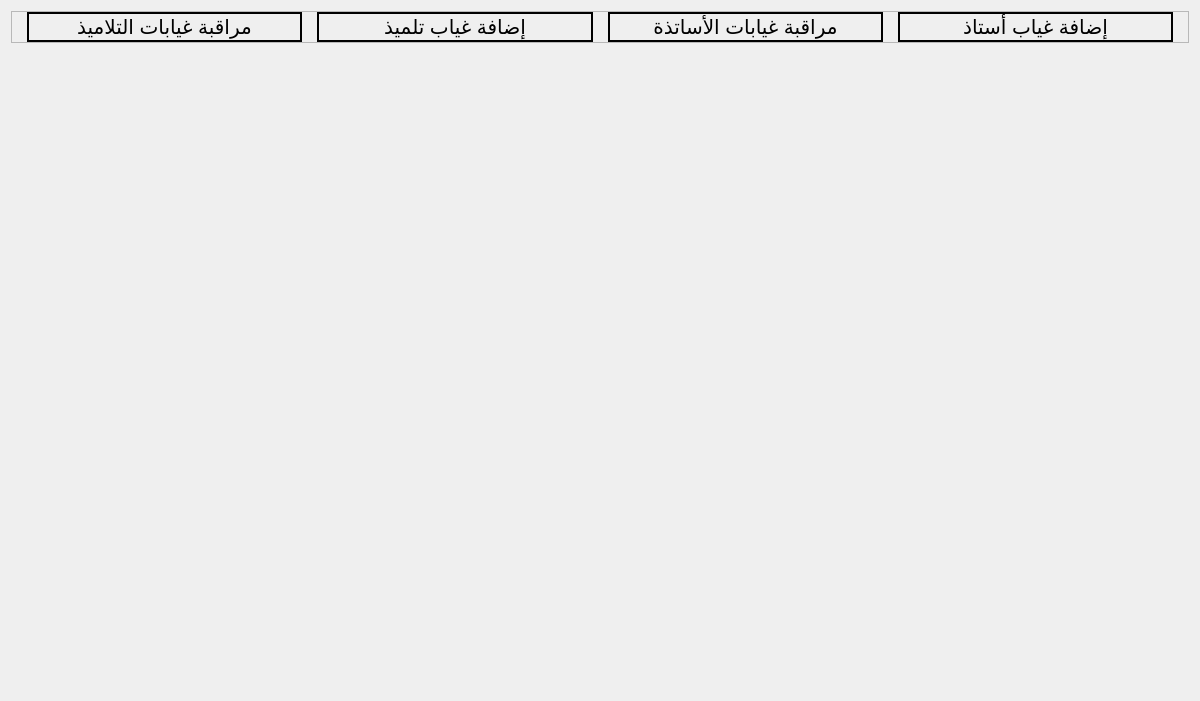
<?xml version="1.0" encoding="UTF-8"?>
<ui version="4.0">
 <class>absents</class>
 <widget class="QWidget" name="absents">
  <property name="geometry">
   <rect>
    <x>0</x>
    <y>0</y>
    <width>1200</width>
    <height>701</height>
   </rect>
  </property>
  <property name="windowTitle">
   <string>Form</string>
  </property>
  <layout class="QVBoxLayout" name="verticalLayout">
   <item>
    <widget class="QFrame" name="frame">
     <property name="frameShape">
      <enum>QFrame::Shape::StyledPanel</enum>
     </property>
     <property name="frameShadow">
      <enum>QFrame::Shadow::Raised</enum>
     </property>
     <layout class="QHBoxLayout" name="horizontalLayout">
      <property name="spacing">
       <number>15</number>
      </property>
      <property name="leftMargin">
       <number>15</number>
      </property>
      <property name="topMargin">
       <number>0</number>
      </property>
      <property name="rightMargin">
       <number>15</number>
      </property>
      <property name="bottomMargin">
       <number>0</number>
      </property>
      <item>
       <widget class="QPushButton" name="view_student">
        <property name="minimumSize">
         <size>
          <width>150</width>
          <height>30</height>
         </size>
        </property>
        <property name="font">
         <font>
          <pointsize>15</pointsize>
         </font>
        </property>
        <property name="styleSheet">
         <string notr="true">border: 2px solid black</string>
        </property>
        <property name="text">
         <string>مراقبة غيابات التلاميذ</string>
        </property>
       </widget>
      </item>
      <item>
       <widget class="QPushButton" name="add_student">
        <property name="minimumSize">
         <size>
          <width>150</width>
          <height>30</height>
         </size>
        </property>
        <property name="font">
         <font>
          <pointsize>15</pointsize>
         </font>
        </property>
        <property name="styleSheet">
         <string notr="true">border: 2px solid black</string>
        </property>
        <property name="text">
         <string>إضافة غياب تلميذ</string>
        </property>
       </widget>
      </item>
      <item>
       <widget class="QPushButton" name="view_teacher">
        <property name="minimumSize">
         <size>
          <width>150</width>
          <height>30</height>
         </size>
        </property>
        <property name="font">
         <font>
          <pointsize>15</pointsize>
         </font>
        </property>
        <property name="styleSheet">
         <string notr="true">border: 2px solid black</string>
        </property>
        <property name="text">
         <string>مراقبة غيابات الأساتذة</string>
        </property>
       </widget>
      </item>
      <item>
       <widget class="QPushButton" name="add_teacher">
        <property name="minimumSize">
         <size>
          <width>150</width>
          <height>30</height>
         </size>
        </property>
        <property name="font">
         <font>
          <pointsize>15</pointsize>
         </font>
        </property>
        <property name="styleSheet">
         <string notr="true">border: 2px solid black</string>
        </property>
        <property name="text">
         <string>إضافة غياب أستاذ</string>
        </property>
       </widget>
      </item>
     </layout>
    </widget>
   </item>
   <item>
    <widget class="QStackedWidget" name="stackedWidget"/>
   </item>
  </layout>
 </widget>
 <resources/>
 <connections/>
</ui>
